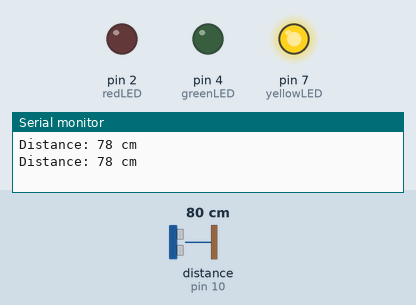
The sketch below on a simulated Arduino Uno, built with avr-gcc and run on an emulated ATmega328P. On the bench: output pins drawn as LEDs (lit = HIGH), the last lines printed to the serial monitor. Wiring (inferred from the names in the program): ultrasonic range finder: trigger pin 9; echo pin 10. The test bench sets the inputs (shaded band); at power-on: distance to the obstacle (sensor on pin 10) 80 cm. The echo pulse lasts 58.3 µs per cm; pins used as bus, display or sensor lines are not drawn.

Above: at 1.8 s.
1.9 s: distance to the obstacle (sensor on pin 10) set to 24 cm
3.4 s: distance to the obstacle (sensor on pin 10) set to 20 cm
At 4.7 s:
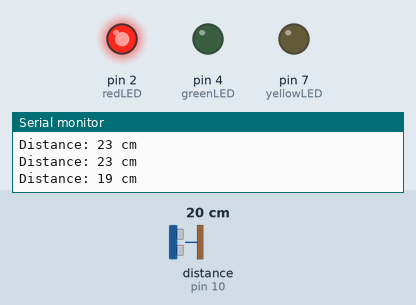
5.5 s: distance to the obstacle (sensor on pin 10) set to 35 cm
At 6.5 s:
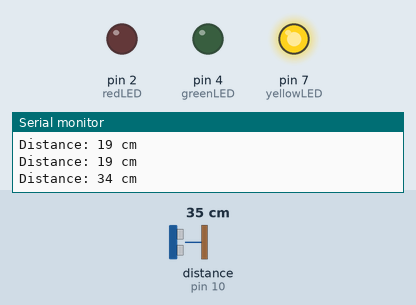
7.5 s: distance to the obstacle (sensor on pin 10) set to 2 cm
At 9.3 s:
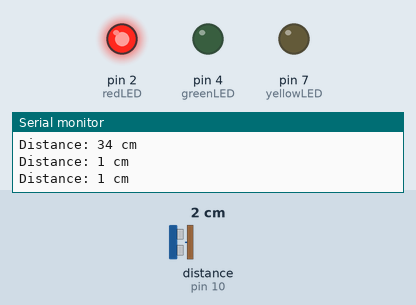
Timing chart, 0 to 10.5 s (numbered marks = the images above; inputs shaded):
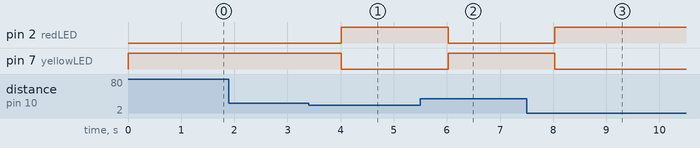

The sketch:

Smart_Water_Level_Indicator.ino
```cpp
#define trigPin 9
#define echoPin 10
#define redLED 2
#define yellowLED 7
#define greenLED 4
long duration;
int distance;

void setup() {
  pinMode(trigPin, OUTPUT);
  pinMode(echoPin, INPUT);
  pinMode(redLED, OUTPUT);
  pinMode(yellowLED, OUTPUT);
  pinMode(greenLED, OUTPUT);
  Serial.begin(9600);
}

void loop() {
  digitalWrite(trigPin, LOW);
  delayMicroseconds(2);
  digitalWrite(trigPin, HIGH);
  delayMicroseconds(10);
  digitalWrite(trigPin, LOW);

  duration = pulseIn(echoPin, HIGH);
  distance = duration * 0.034 / 2;

  Serial.print("Distance: ");
  Serial.print(distance);
  Serial.println(" cm");

  if (distance <= 20) {
    digitalWrite(redLED, HIGH);
    digitalWrite(yellowLED, LOW);
    digitalWrite(greenLED, LOW);
  } else if (distance <=300 ) {
    digitalWrite(redLED, LOW);
    digitalWrite(yellowLED, HIGH);
    digitalWrite(greenLED, LOW);
  } else {
    digitalWrite(redLED, LOW);
    digitalWrite(yellowLED, LOW);
    digitalWrite(greenLED, HIGH);
  }

  delay(1000);
}
```

Measured:
- the behaviour switches between 22 and 21 cm on distance to the obstacle (sensor on pin 10) (found by bisection; images 0 and 1)
- after the input at 3.4 s, pin 2 (redLED): LOW → HIGH after 0.62 s; pin 7 (yellowLED): HIGH → LOW after 0.62 s
- after the input at 5.5 s, pin 2 (redLED): HIGH → LOW after 0.52 s; pin 7 (yellowLED): LOW → HIGH after 0.52 s
- after the input at 7.5 s, pin 2 (redLED): LOW → HIGH after 0.53 s; pin 7 (yellowLED): HIGH → LOW after 0.53 s
